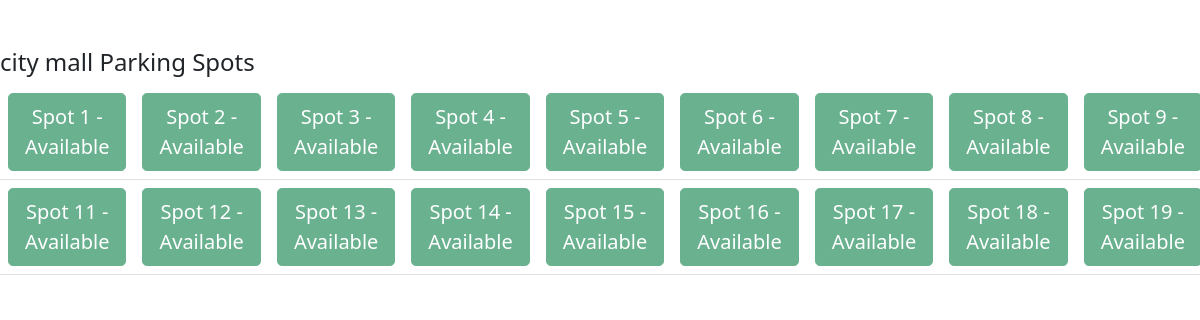
The page /lot/4/view on the database its author committed.
### models.py (models this page shows)
class Lot(db.Model):
    id = db.Column(db.Integer, primary_key=True)
    prime_location = db.Column(db.String(), unique=True, nullable=False)
    price = db.Column(db.Integer, nullable=False)
    address = db.Column(db.String(), unique=True, nullable=False)
    pin_code = db.Column(db.Integer, nullable=False)
    maximum_spots = db.Column(db.Integer)
    spots = db.relationship('Spot', backref='lot', lazy=True)

class Spot(db.Model):
    id = db.Column(db.Integer, primary_key=True)
    lot_id = db.Column(db.Integer, db.ForeignKey('lot.id'), nullable=False)
    user_id = db.Column(db.Integer, db.ForeignKey('user.id'), nullable=True)
    spot_number = db.Column(db.Integer, nullable = False)
    status = db.Column(db.String(), default='available')
    user = db.relationship('User', backref='spots')
    releases = db.relationship('Release', backref='spot', lazy=True)

### app.py (the view, shortened to what this page needs)
@app.route('/lot/<int:lot_id>/view')
def view_spot(lot_id):
    lot = Lot.query.get_or_404(lot_id)
    spots = Spot.query.filter_by(lot_id=lot.id).order_by(Spot.spot_number).all()
    current_count = len(spots)
    db.session.commit()
    spots = Spot.query.filter_by(lot_id=lot.id).order_by(Spot.spot_number).all()
    return render_template('view_spot.html', lot=lot, spots=spots)

### templates/view_spot.html (shortened to what this page needs)
<!DOCTYPE html>
<html lang="en">
<head>
  <link href="https://cdn.jsdelivr.net/npm/bootstrap@5.0.2/dist/css/bootstrap.min.css" rel="stylesheet">
</head>
<body>
<form action="/user_dashboard" method="post">
  <h4 class="mt-5">{{ lot.prime_location }} Parking Spots</h4>
<div class="table-responsive">
  <table class="table">
  <tbody>
    <tr>
    {% for spot in spots %}
      <td>
        {% if spot.status == 'available' %}
          <button class="btn btn-success btn-lg" disabled>
            Spot {{ spot.spot_number }} - Available
          </button>
        {% else %}
          <button class="btn btn-warning btn-lg" disabled>
            Spot {{ spot.spot_number }} - Parked Out
        {% endif %}
      </td>
      {% if loop.index % 10 == 0 %}
        </tr><tr>
      {% endif %}
    {% endfor %}
    </tr>
  </tbody>
</table>
</div>
</form>
</body>

### rows shown on the page
Lot: prime_location "city mall"
Spot: spot_number "1"
Spot: spot_number "2"
Spot: spot_number "3"
Spot: spot_number "4"
Spot: spot_number "5"
Spot: spot_number "6"
Spot: spot_number "7"
Spot: spot_number "8"
Spot: spot_number "9"
Spot: spot_number "11"
Spot: spot_number "12"
Spot: spot_number "13"
Spot: spot_number "14"
Spot: spot_number "15"
Spot: spot_number "16"
Spot: spot_number "17"
Spot: spot_number "18"
Spot: spot_number "19"
